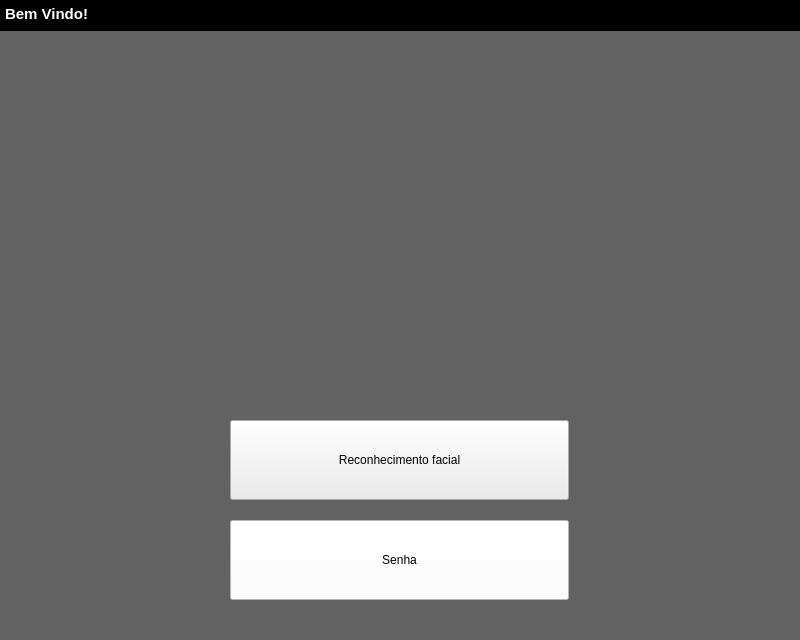
<?xml version="1.0" encoding="UTF-8"?>
<ui version="4.0">
 <class>MainWindow</class>
 <widget class="QMainWindow" name="MainWindow">
  <property name="windowModality">
   <enum>Qt::ApplicationModal</enum>
  </property>
  <property name="geometry">
   <rect>
    <x>0</x>
    <y>0</y>
    <width>800</width>
    <height>640</height>
   </rect>
  </property>
  <property name="sizePolicy">
   <sizepolicy hsizetype="Expanding" vsizetype="Expanding">
    <horstretch>0</horstretch>
    <verstretch>0</verstretch>
   </sizepolicy>
  </property>
  <property name="cursor">
   <cursorShape>OpenHandCursor</cursorShape>
  </property>
  <property name="windowTitle">
   <string>MainWindow</string>
  </property>
  <property name="windowIcon">
   <iconset>
    <normaloff>Escudo_guardian_mobile.png</normaloff>Escudo_guardian_mobile.png</iconset>
  </property>
  <property name="layoutDirection">
   <enum>Qt::LeftToRight</enum>
  </property>
  <property name="autoFillBackground">
   <bool>true</bool>
  </property>
  <property name="styleSheet">
   <string notr="true">background-color: rgb(98, 98, 98);</string>
  </property>
  <property name="tabShape">
   <enum>QTabWidget::Rounded</enum>
  </property>
  <property name="dockOptions">
   <set>QMainWindow::AllowNestedDocks|QMainWindow::AllowTabbedDocks|QMainWindow::AnimatedDocks|QMainWindow::ForceTabbedDocks|QMainWindow::VerticalTabs</set>
  </property>
  <property name="unifiedTitleAndToolBarOnMac">
   <bool>true</bool>
  </property>
  <widget class="QWidget" name="centralwidget">
   <widget class="QTextEdit" name="textEdit">
    <property name="geometry">
     <rect>
      <x>0</x>
      <y>0</y>
      <width>801</width>
      <height>31</height>
     </rect>
    </property>
    <property name="styleSheet">
     <string notr="true">background-color: rgb(0, 0, 0);</string>
    </property>
    <property name="html">
     <string>&lt;!DOCTYPE HTML PUBLIC &quot;-//W3C//DTD HTML 4.0//EN&quot; &quot;http://www.w3.org/TR/REC-html40/strict.dtd&quot;&gt;
&lt;html&gt;&lt;head&gt;&lt;meta name=&quot;qrichtext&quot; content=&quot;1&quot; /&gt;&lt;style type=&quot;text/css&quot;&gt;
p, li { white-space: pre-wrap; }
&lt;/style&gt;&lt;/head&gt;&lt;body style=&quot; font-family:'Roboto'; font-size:12pt; font-weight:200; font-style:normal;&quot;&gt;
&lt;p style=&quot; margin-top:0px; margin-bottom:0px; margin-left:0px; margin-right:0px; -qt-block-indent:0; text-indent:0px;&quot;&gt;&lt;span style=&quot; font-family:'Ubuntu'; font-size:11pt; font-weight:600; color:#ffffff;&quot;&gt;Bem Vindo!&lt;/span&gt;&lt;/p&gt;&lt;/body&gt;&lt;/html&gt;</string>
    </property>
   </widget>
   <widget class="QPushButton" name="RecoBtn_3">
    <property name="geometry">
     <rect>
      <x>230</x>
      <y>420</y>
      <width>339</width>
      <height>80</height>
     </rect>
    </property>
    <property name="minimumSize">
     <size>
      <width>100</width>
      <height>80</height>
     </size>
    </property>
    <property name="autoFillBackground">
     <bool>false</bool>
    </property>
    <property name="styleSheet">
     <string notr="true">background-color: rgb(235, 235, 235);</string>
    </property>
    <property name="locale">
     <locale language="Portuguese" country="Brazil"/>
    </property>
    <property name="text">
     <string>Reconhecimento facial</string>
    </property>
   </widget>
   <widget class="QPushButton" name="AlternativeBtn_3">
    <property name="geometry">
     <rect>
      <x>230</x>
      <y>520</y>
      <width>339</width>
      <height>80</height>
     </rect>
    </property>
    <property name="minimumSize">
     <size>
      <width>100</width>
      <height>80</height>
     </size>
    </property>
    <property name="styleSheet">
     <string notr="true">background-color: rgb(255, 255, 255);</string>
    </property>
    <property name="locale">
     <locale language="Portuguese" country="Brazil"/>
    </property>
    <property name="text">
     <string>Senha</string>
    </property>
   </widget>
  </widget>
 </widget>
 <tabstops>
  <tabstop>textEdit</tabstop>
 </tabstops>
 <resources/>
 <connections/>
</ui>
